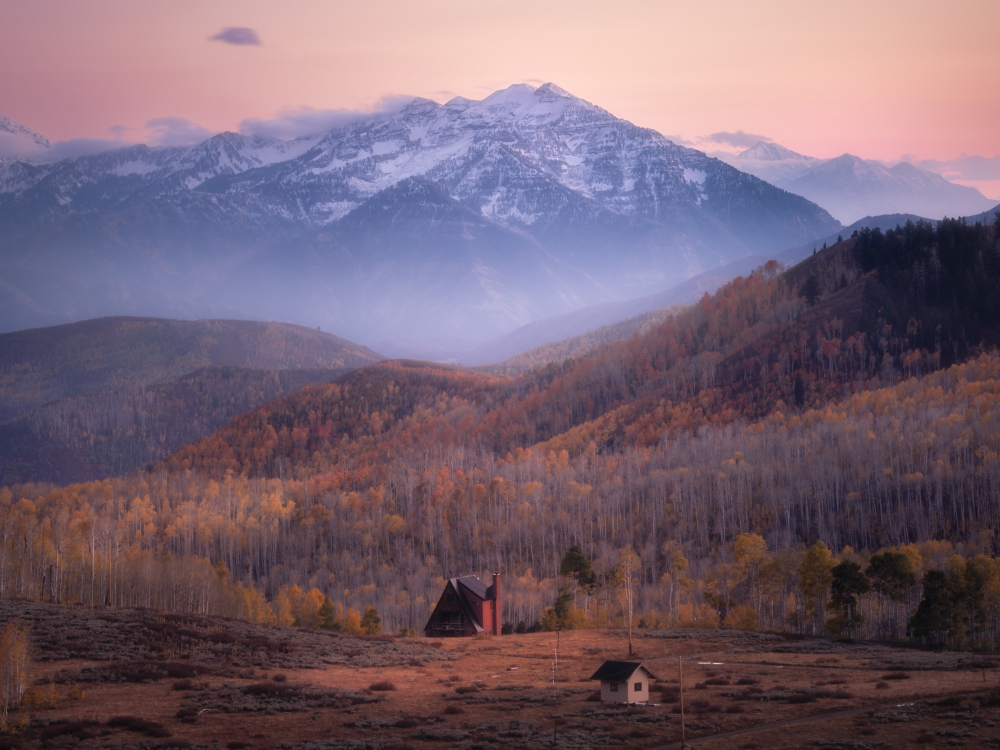
#> input picture assets/img/photos/autumn-cabin.jpg, 2000 x 1500 px (shown at 1/2 size)
$ python make_web_photos.py ../assets/img/photos/autumn-cabin.jpg
#> lines starting #> are read from the running program, lines starting #| are printed output that depends on the picture
"""Prepare photos for the Photography section.

Usage (from the site folder):
    python tools/make_web_photos.py path/to/photo1.jpg path/to/photo2.jpg ...

For each photo it writes
    assets/img/photos/<name>.jpg          long edge at most 2000 px  (shown in the viewer)
    assets/img/photos/thumbs/<name>.jpg   900 px wide                (shown in the grid)
and prints a ready-to-paste <figure> block for index.html.

Camera metadata (EXIF, including GPS location) is removed. The color profile is kept.
Needs Pillow:  python -m pip install pillow
"""
import os
import sys

from PIL import Image, ImageOps

ROOT = os.path.dirname(os.path.dirname(os.path.abspath(__file__)))
OUT_FULL = os.path.join(ROOT, "assets", "img", "photos")
OUT_THUMB = os.path.join(OUT_FULL, "thumbs")
FULL_LONG_EDGE = 2000
THUMB_WIDTH = 900


def save_jpeg(im, path, quality, icc):
    im.save(path, "JPEG", quality=quality, optimize=True, progressive=True, icc_profile=icc)


def main(paths):
    os.makedirs(OUT_THUMB, exist_ok=True)
    for p in paths:
        name = os.path.splitext(os.path.basename(p))[0].lower().replace(" ", "-")
        im = Image.open(p)
#> im is the input picture: PIL image 2000x1500 RGB; mean R, G, B 118.3, 97.9, 112.1
        icc = im.info.get("icc_profile")
        im = ImageOps.exif_transpose(im).convert("RGB")  # apply camera rotation, then drop metadata

        full = im.copy()
        full.thumbnail((FULL_LONG_EDGE, FULL_LONG_EDGE), Image.LANCZOS)
        save_jpeg(full, os.path.join(OUT_FULL, name + ".jpg"), 85, icc)

        tw = THUMB_WIDTH
        th = round(im.height * tw / im.width)
#> th = 675
        save_jpeg(im.resize((tw, th), Image.LANCZOS), os.path.join(OUT_THUMB, name + ".jpg"), 82, icc)
#> call 2 of save_jpeg, with quality = 82
#> in save_jpeg (call 2), `im.save(path, "JPEG", quality=quality, optimize=True, progressive=True..`:
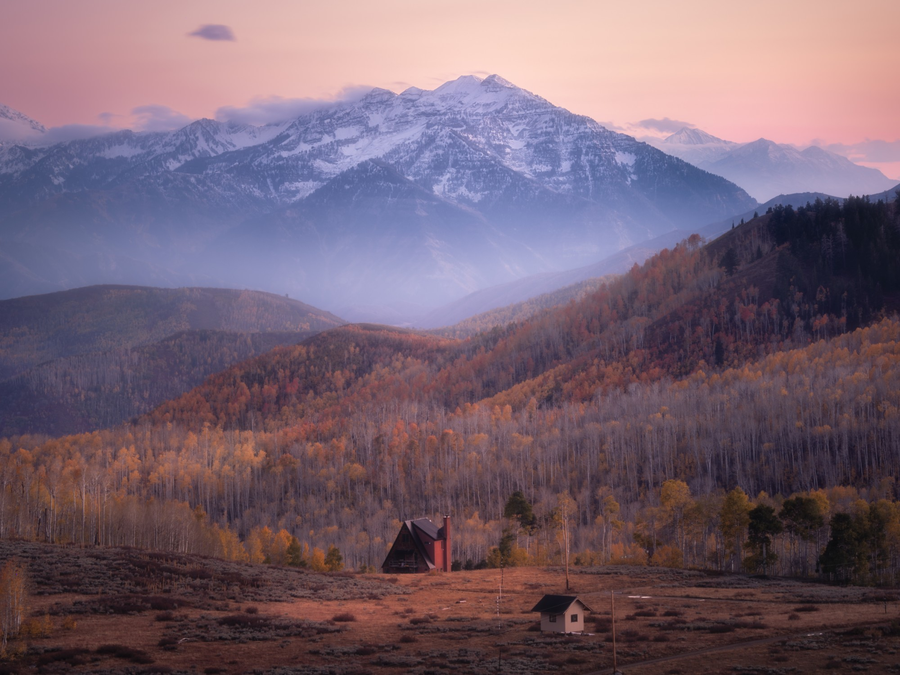
#> saved as autumn-cabin.jpg: PIL image 900x675 RGB; mean R, G, B 118.3, 97.9, 112.1

        print(f"""
<figure class="photo" style="--ar: {tw / th:.4f}">
  <button class="photo-btn" type="button" aria-label="View larger: TITLE">
    <img src="assets/img/photos/thumbs/{name}.jpg" data-full="assets/img/photos/{name}.jpg"
         alt="DESCRIBE THE PHOTO" width="{tw}" height="{th}" loading="lazy">
  </button>
  <figcaption><span class="photo-title">TITLE</span><span class="photo-meta">PLACE</span></figcaption>
</figure>""")
#| <figure class="photo" style="--ar: 1.3333">
#|   <button class="photo-btn" type="button" aria-label="View larger: TITLE">
#|     <img src="assets/img/photos/thumbs/autumn-cabin.jpg" data-full="assets/img/photos/autumn-cabin.jpg"
#|          alt="DESCRIBE THE PHOTO" width="900" height="675" loading="lazy">
#|   </button>
#|   <figcaption><span class="photo-title">TITLE</span><span class="photo-meta">PLACE</span></figcaption>
#| </figure>


if __name__ == "__main__":
    if len(sys.argv) < 2:
        sys.exit(__doc__)
    main(sys.argv[1:])

$ run again, on assets/img/photos/frozen-falls.jpg
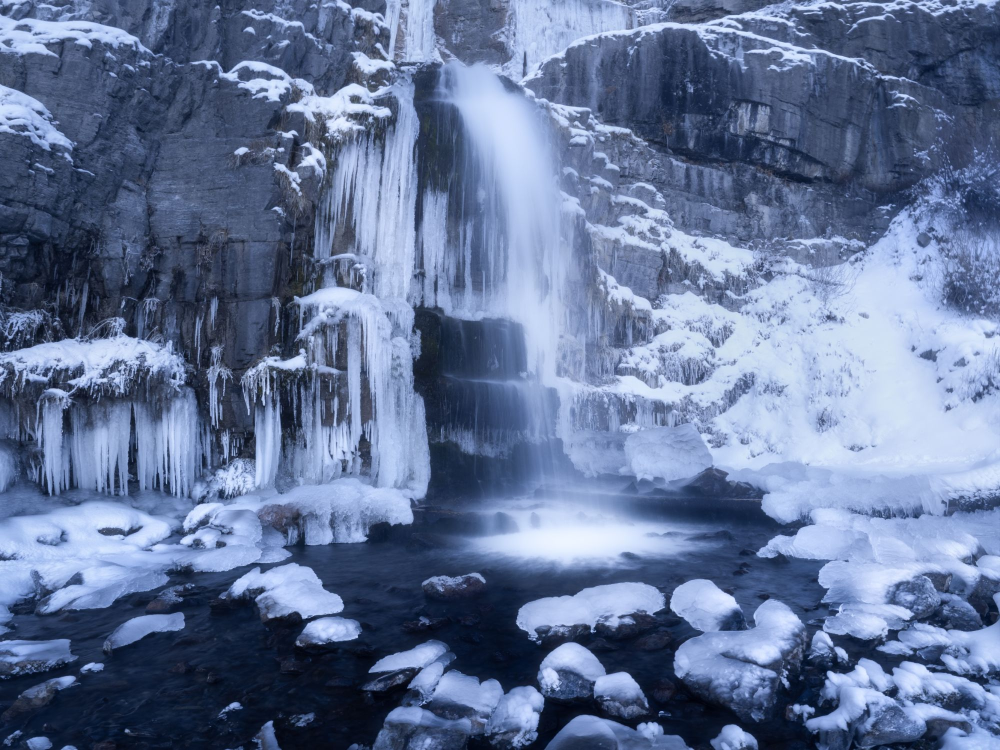
#> input picture assets/img/photos/frozen-falls.jpg, 2000 x 1500 px (shown at 1/2 size)
#> in main, im is the input picture: PIL image 2000x1500 RGB; mean R, G, B 99.8, 116.9, 152.3
#> in save_jpeg (call 2), `im.save(path, "JPEG", quality=quality, optimize=True, progressive=True..`:
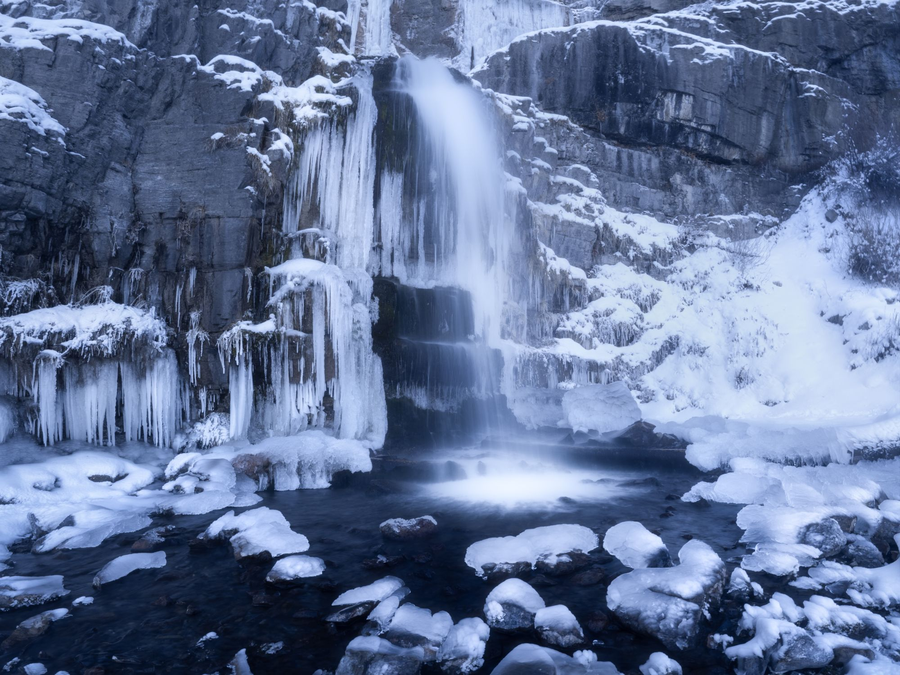
#> saved as frozen-falls.jpg: PIL image 900x675 RGB; mean R, G, B 99.8, 116.9, 152.3
#| <figure class="photo" style="--ar: 1.3333">
#|   <button class="photo-btn" type="button" aria-label="View larger: TITLE">
#|     <img src="assets/img/photos/thumbs/frozen-falls.jpg" data-full="assets/img/photos/frozen-falls.jpg"
#|          alt="DESCRIBE THE PHOTO" width="900" height="675" loading="lazy">
#|   </button>
#|   <figcaption><span class="photo-title">TITLE</span><span class="photo-meta">PLACE</span></figcaption>
#> (further printed lines are left out)

$ run again, on assets/img/photos/mesa-arch.jpg
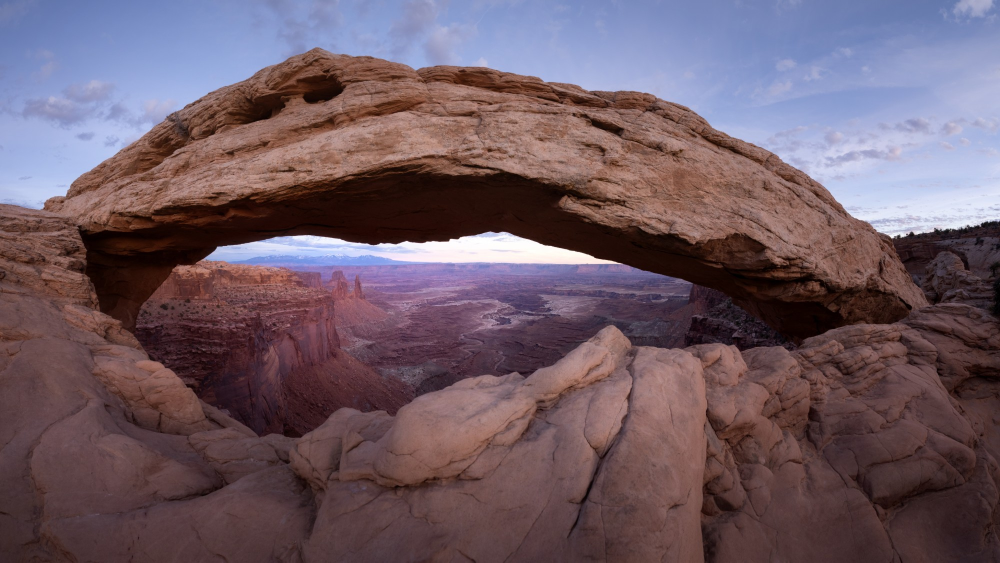
#> input picture assets/img/photos/mesa-arch.jpg, 2000 x 1125 px (shown at 1/2 size)
#> in main, im is the input picture: PIL image 2000x1125 RGB; mean R, G, B 109.3, 90, 100.5
#> in save_jpeg (call 2), `im.save(path, "JPEG", quality=quality, optimize=True, progressive=True..`:
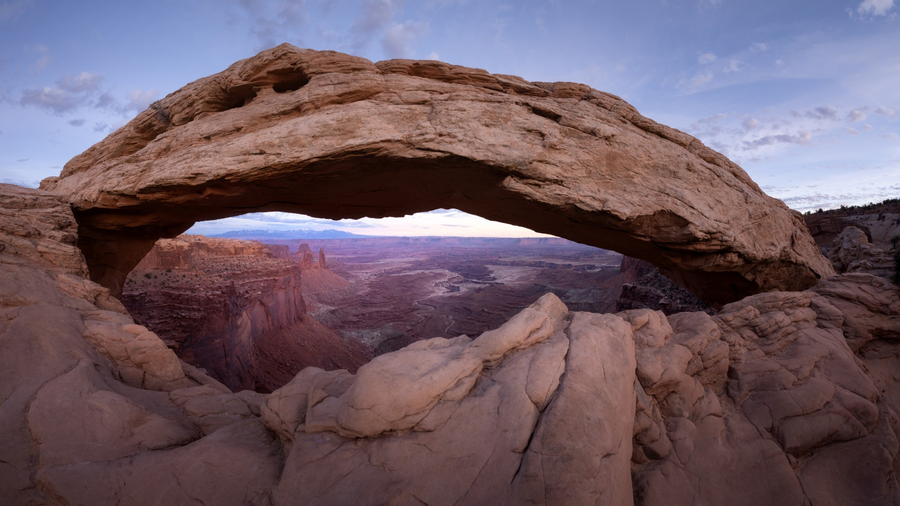
#> saved as mesa-arch.jpg: PIL image 900x506 RGB; mean R, G, B 109.3, 90, 100.5
#| <figure class="photo" style="--ar: 1.7787">
#|   <button class="photo-btn" type="button" aria-label="View larger: TITLE">
#|     <img src="assets/img/photos/thumbs/mesa-arch.jpg" data-full="assets/img/photos/mesa-arch.jpg"
#|          alt="DESCRIBE THE PHOTO" width="900" height="506" loading="lazy">
#|   </button>
#|   <figcaption><span class="photo-title">TITLE</span><span class="photo-meta">PLACE</span></figcaption>
#> (further printed lines are left out)
